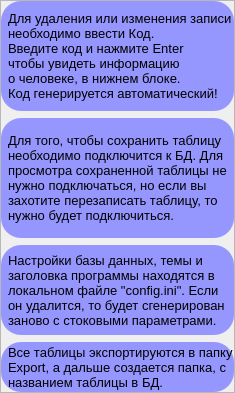
                     <widget class="QWidget" name="page_info">
                      <layout class="QVBoxLayout" name="verticalLayout_32">
                       <property name="spacing">
                        <number>0</number>
                       </property>
                       <property name="leftMargin">
                        <number>0</number>
                       </property>
                       <property name="topMargin">
                        <number>0</number>
                       </property>
                       <property name="rightMargin">
                        <number>0</number>
                       </property>
                       <property name="bottomMargin">
                        <number>0</number>
                       </property>
                       <item>
                        <widget class="QFrame" name="frame_8">
                         <property name="frameShape">
                          <enum>QFrame::StyledPanel</enum>
                         </property>
                         <property name="frameShadow">
                          <enum>QFrame::Raised</enum>
                         </property>
                         <layout class="QVBoxLayout" name="verticalLayout">
                          <property name="spacing">
                           <number>7</number>
                          </property>
                          <property name="leftMargin">
                           <number>0</number>
                          </property>
                          <property name="topMargin">
                           <number>0</number>
                          </property>
                          <property name="rightMargin">
                           <number>0</number>
                          </property>
                          <property name="bottomMargin">
                           <number>0</number>
                          </property>
                          <item>
                           <widget class="QFrame" name="frame_info_1">
                            <property name="styleSheet">
                             <string notr="true">#frame_info_1 {
	background-color: rgb(150, 150, 255);
	border-radius: 20px;
}</string>
                            </property>
                            <property name="frameShape">
                             <enum>QFrame::StyledPanel</enum>
                            </property>
                            <property name="frameShadow">
                             <enum>QFrame::Raised</enum>
                            </property>
                            <layout class="QVBoxLayout" name="verticalLayout_16">
                             <property name="spacing">
                              <number>0</number>
                             </property>
                             <property name="leftMargin">
                              <number>7</number>
                             </property>
                             <property name="topMargin">
                              <number>0</number>
                             </property>
                             <property name="rightMargin">
                              <number>1</number>
                             </property>
                             <property name="bottomMargin">
                              <number>0</number>
                             </property>
                             <item>
                              <widget class="QLabel" name="label_7">
                               <property name="minimumSize">
                                <size>
                                 <width>0</width>
                                 <height>110</height>
                                </size>
                               </property>
                               <property name="font">
                                <font>
                                 <pointsize>10</pointsize>
                                </font>
                               </property>
                               <property name="text">
                                <string>Для удаления или изменения записи
необходимо ввести Код.
Введите код и нажмите Enter
чтобы увидеть информацию
о человеке, в нижнем блоке.
Код генерируется автоматический!</string>
                               </property>
                              </widget>
                             </item>
                            </layout>
                           </widget>
                          </item>
                          <item>
                           <widget class="QFrame" name="frame_info_2">
                            <property name="minimumSize">
                             <size>
                              <width>0</width>
                              <height>120</height>
                             </size>
                            </property>
                            <property name="styleSheet">
                             <string notr="true">#frame_info_2 {
	background-color: rgb(150, 150, 255);
	border-radius: 20px;
}</string>
                            </property>
                            <property name="frameShape">
                             <enum>QFrame::StyledPanel</enum>
                            </property>
                            <property name="frameShadow">
                             <enum>QFrame::Raised</enum>
                            </property>
                            <layout class="QVBoxLayout" name="verticalLayout_17">
                             <property name="spacing">
                              <number>0</number>
                             </property>
                             <property name="leftMargin">
                              <number>7</number>
                             </property>
                             <property name="topMargin">
                              <number>0</number>
                             </property>
                             <property name="rightMargin">
                              <number>1</number>
                             </property>
                             <property name="bottomMargin">
                              <number>0</number>
                             </property>
                             <item>
                              <widget class="QLabel" name="label_8">
                               <property name="font">
                                <font>
                                 <pointsize>10</pointsize>
                                </font>
                               </property>
                               <property name="text">
                                <string>Для того, чтобы сохранить таблицу
необходимо подключится к БД. Для
просмотра сохраненной таблицы не
нужно подключаться, но если вы
захотите перезаписать таблицу, то
нужно будет подключиться.</string>
                               </property>
                              </widget>
                             </item>
                            </layout>
                           </widget>
                          </item>
                          <item>
                           <widget class="QFrame" name="frame_info_3">
                            <property name="minimumSize">
                             <size>
                              <width>0</width>
                              <height>90</height>
                             </size>
                            </property>
                            <property name="styleSheet">
                             <string notr="true">#frame_info_3 {
	background-color: rgb(150, 150, 255);
	border-radius: 20px;
}</string>
                            </property>
                            <property name="frameShape">
                             <enum>QFrame::StyledPanel</enum>
                            </property>
                            <property name="frameShadow">
                             <enum>QFrame::Raised</enum>
                            </property>
                            <layout class="QVBoxLayout" name="verticalLayout_18">
                             <property name="spacing">
                              <number>0</number>
                             </property>
                             <property name="leftMargin">
                              <number>7</number>
                             </property>
                             <property name="topMargin">
                              <number>0</number>
                             </property>
                             <property name="rightMargin">
                              <number>1</number>
                             </property>
                             <property name="bottomMargin">
                              <number>0</number>
                             </property>
                             <item>
                              <widget class="QLabel" name="label_9">
                               <property name="font">
                                <font>
                                 <pointsize>10</pointsize>
                                </font>
                               </property>
                               <property name="text">
                                <string>Настройки базы данных, темы и
заголовка программы находятся в
локальном файле &quot;config.ini&quot;. Если
он удалится, то будет сгенерирован
заново с стоковыми параметрами.</string>
                               </property>
                              </widget>
                             </item>
                            </layout>
                           </widget>
                          </item>
                          <item>
                           <widget class="QFrame" name="frame_info_4">
                            <property name="minimumSize">
                             <size>
                              <width>0</width>
                              <height>50</height>
                             </size>
                            </property>
                            <property name="styleSheet">
                             <string notr="true">#frame_info_4 {
	background-color: rgb(150, 150, 255);
	border-radius: 20px;
}</string>
                            </property>
                            <property name="frameShape">
                             <enum>QFrame::StyledPanel</enum>
                            </property>
                            <property name="frameShadow">
                             <enum>QFrame::Raised</enum>
                            </property>
                            <layout class="QVBoxLayout" name="verticalLayout_31">
                             <property name="spacing">
                              <number>0</number>
                             </property>
                             <property name="leftMargin">
                              <number>7</number>
                             </property>
                             <property name="topMargin">
                              <number>0</number>
                             </property>
                             <property name="rightMargin">
                              <number>1</number>
                             </property>
                             <property name="bottomMargin">
                              <number>0</number>
                             </property>
                             <item>
                              <widget class="QLabel" name="label_13">
                               <property name="font">
                                <font>
                                 <pointsize>10</pointsize>
                                </font>
                               </property>
                               <property name="text">
                                <string>Все таблицы экспортируются в папку
Export, а дальше создается папка, с
названием таблицы в БД.</string>
                               </property>
                              </widget>
                             </item>
                            </layout>
                           </widget>
                          </item>
                         </layout>
                        </widget>
                       </item>
                      </layout>
                     </widget>
